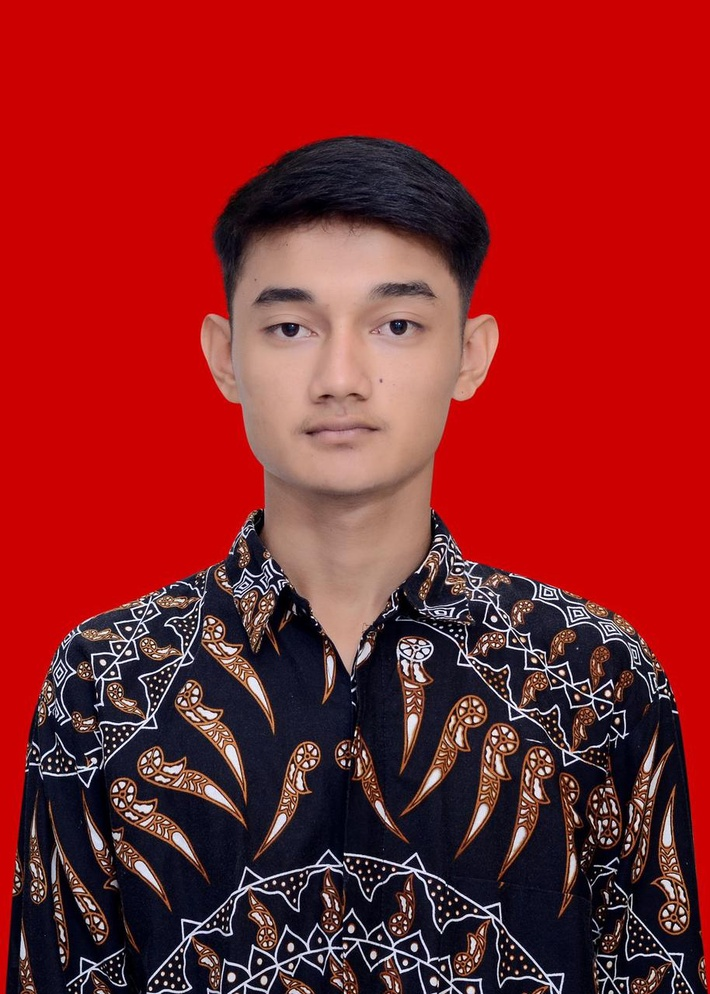
#> input picture Minggu4/Quiz/Alam.jpg, 710 x 994 px, shrunk from 914 x 1280 before the run, found by its file name
$ python Latihan1.py
#> lines starting #> are read from the running program, lines starting #| are printed output that depends on the picture
import cv2
import numpy as np
import matplotlib.pyplot as plt

print ("Implementasi histogram equalization manual tanpa menggunakan OpenCV\n")

def manual_histogram_equalization(image):
    """
    Manual implementation of histogram equalization
    """

    # 1. Hitung histogram
    hist = np.zeros(256)
    for pixel in image.flatten():
        hist[pixel] += 1

    # 2. Hitung cumulative histogram (CDF)
    cdf = hist.cumsum()

    # Normalisasi CDF
    cdf_normalized = cdf * 255 / cdf[-1]

    # 3. Transformation function
    transform = cdf_normalized.astype(np.uint8)

    # 4. Apply transformation
    equalized = transform[image]

    # 5. Return hasil
    return equalized, transform


# Load image
image = cv2.imread("Minggu4/Quiz/Alam.jpg", cv2.IMREAD_GRAYSCALE)
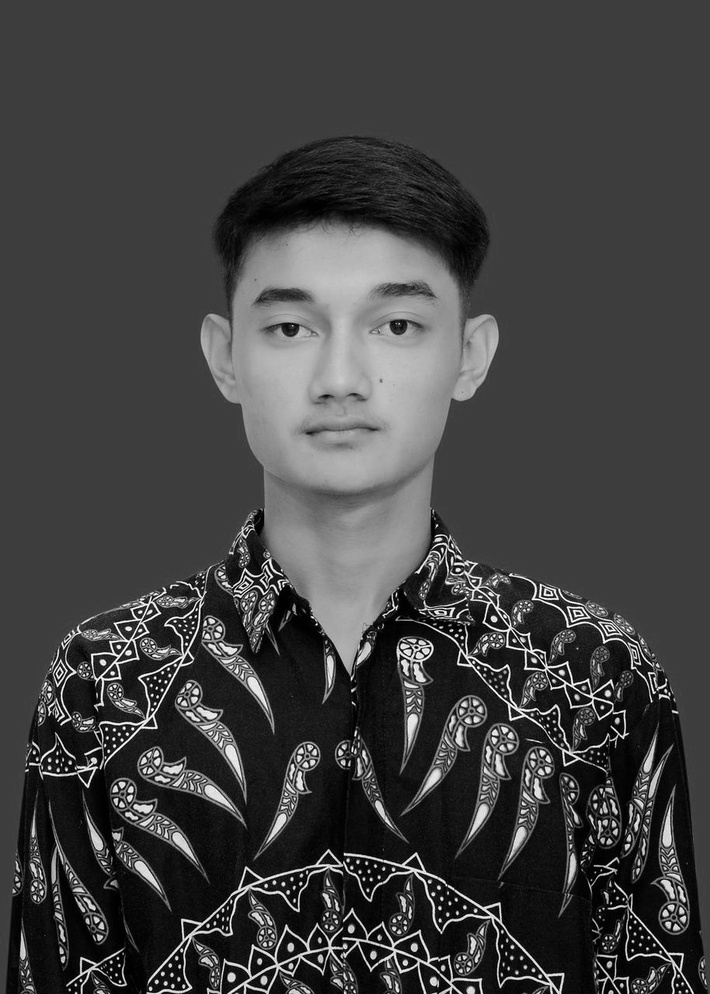
#> image: shape (994, 710); min 0, max 255, mean 66.1

equalized, transform = manual_histogram_equalization(image)
#> after the loop in manual_histogram_equalization, `for pixel in image.flatten():`: hist = 256 values, max 323763 at index 61, min 110 at index 252, mean 2756.8
#> in manual_histogram_equalization, `cdf = hist.cumsum()`: cdf = 256 values from 1632 to 705740
#> in manual_histogram_equalization, `cdf_normalized = cdf * 255 / cdf[-1]`: cdf_normalized = 256 values from 0.59 to 255
#> in manual_histogram_equalization, `transform = cdf_normalized.astype(np.uint8)`: transform = 256 values from 0 to 255
#> in manual_histogram_equalization, `equalized = transform[image]`:
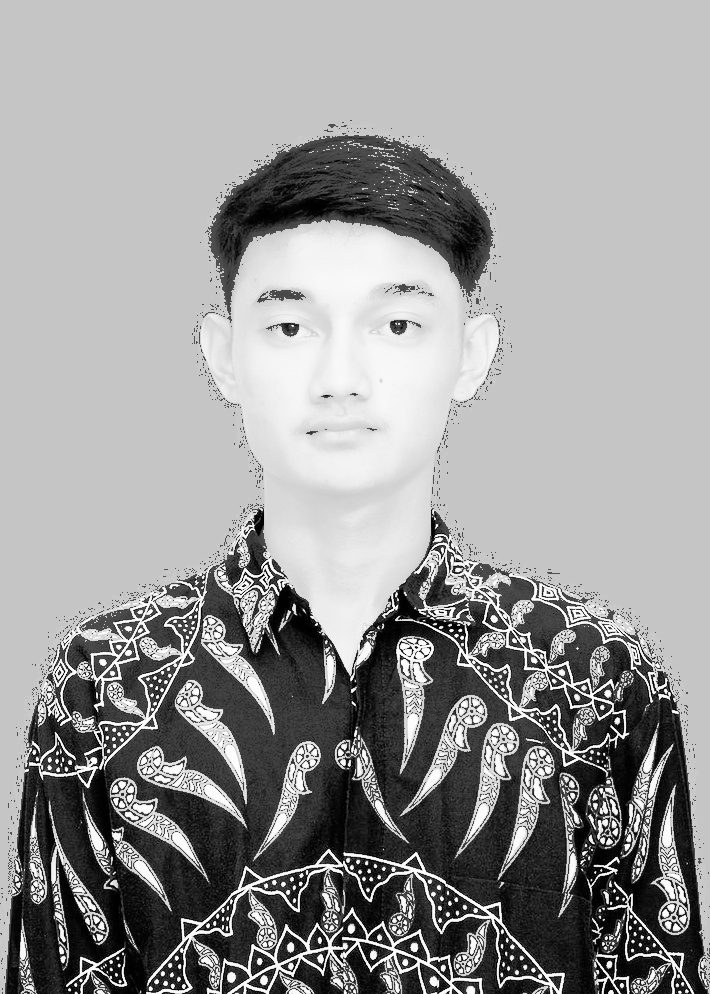
#> equalized: shape (994, 710); min 0, max 255, mean 154.1
#> transform = 256 values from 0 to 255

# Display
plt.figure(figsize=(10,5))

plt.subplot(1,2,1)
plt.title("Original")
plt.imshow(image, cmap='gray')
plt.axis('off')

plt.subplot(1,2,2)
plt.title("Manual Histogram Equalization")
plt.imshow(equalized, cmap='gray')
plt.axis('off')

plt.show()
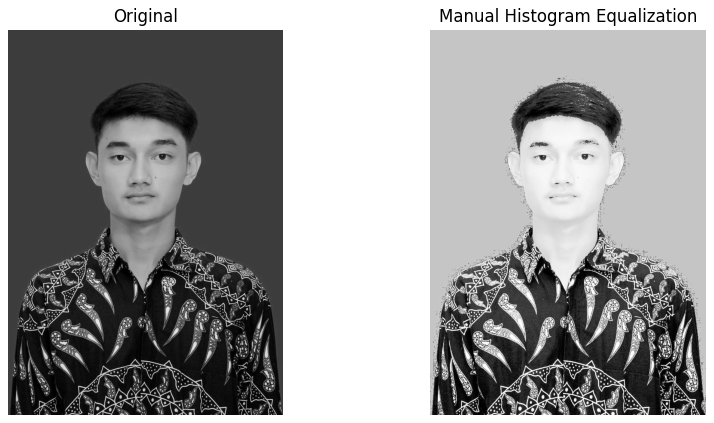
#> figure drawn by matplotlib, 2 panels


print("\n=== PRAKTIKUM SELESAI ===")
